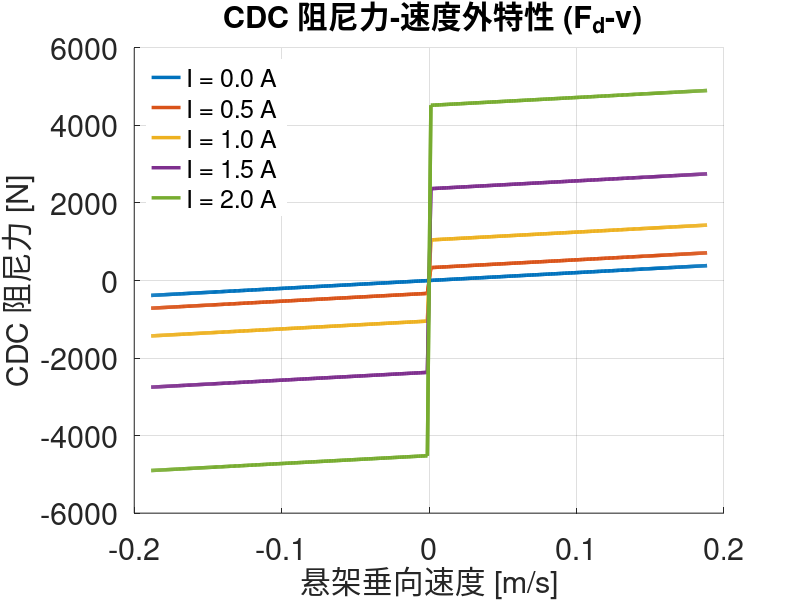
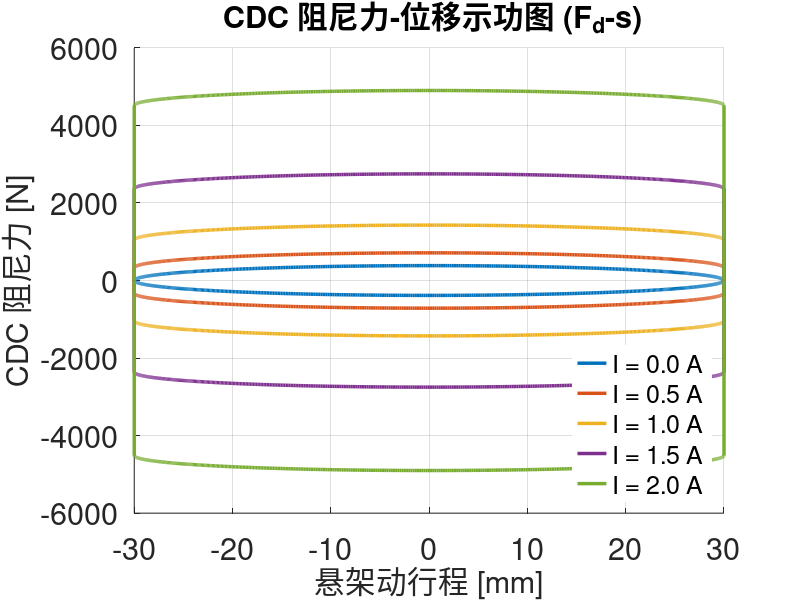
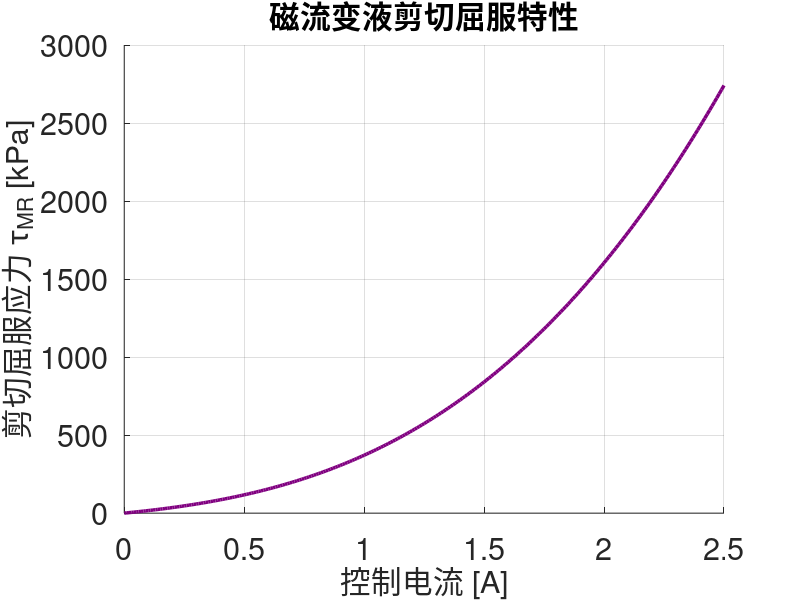
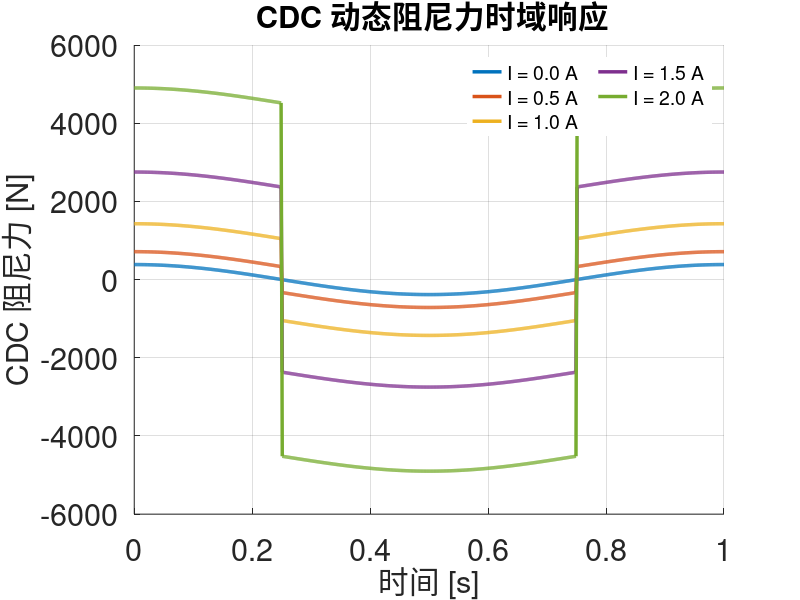

Reproduce these figures in MATLAB, in order.
% =========================================================================
% CDC 磁流变减震器：物理特性解析与力学建模分析
% =========================================================================
clc; clear; close all;

% 1. 导入您的 C++ 模型参数 (CDCSuspensionParams)
Eta_MR = 0.0197; L_MR = 0.4; Rd_MR = 0.076; Ap_MR = 0.00226708; Td_MR = 0.001;
C0 = 0.1; C1 = 0.15; C2 = 0.000116; C3 = 0.000000105;

% 计算基础粘性阻尼系数
Cvis_MR = (12 * Eta_MR * L_MR * Ap_MR^2) / (pi * Rd_MR * Td_MR^3);

% 2. 构造标准台架激励 (1Hz, ±30mm)
t = 0:0.001:1; % 单个完整周期 1秒
disp_m = 0.03 * sin(2*pi*t);
vel_ms = 0.03 * 2*pi * cos(2*pi*t);

% 为了避免符号函数 sign(v) 在0点突变导致画图不平滑，使用与您C++相近的过渡死区
sign_v = zeros(size(vel_ms));
sign_v(vel_ms > 0.001) = 1;
sign_v(vel_ms < -0.001) = -1;
idx = (vel_ms >= -0.001 & vel_ms <= 0.001);
sign_v(idx) = vel_ms(idx) / 0.001; % 线性过渡

% 3. 测试电流矩阵
I_list = [0, 0.5, 1.0, 1.5, 2.0];
colors = lines(length(I_list)); % 生成不同颜色

% --- 全局排版设置 ---
fs = 22; lw = 2.5;
fig_pos = [200, 200, 800, 600];

% =========================================================================
% 图 1: CDC 力-速度外特性 (F_d-v 曲线) - 减震器最重要的图
% =========================================================================
figure(1); set(gcf, 'position', fig_pos, 'color', 'white'); hold on; grid on;
for i = 1:length(I_list)
    I = I_list(i);
    H_MR = (2 * I) / (2 * Td_MR);
    Tau_MR = C0 + C1*H_MR + C2*(H_MR^2) + C3*(H_MR^3);
    MR_Force_Base = ((Ap_MR * 3 * L_MR * Tau_MR) / Td_MR) + (pi * Rd_MR * L_MR * Tau_MR);
    F_total = Cvis_MR * vel_ms + MR_Force_Base * sign_v;
    plot(vel_ms, F_total, 'Color', colors(i,:), 'LineWidth', lw, 'DisplayName', sprintf('I = %.1f A', I));
end
set(gca, 'FontSize', fs);
xlabel('悬架垂向速度 [m/s]', 'fontsize', fs); ylabel('CDC 阻尼力 [N]', 'fontsize', fs);
title(' CDC 阻尼力-速度外特性 (F_d-v)', 'fontsize', fs);
legend('fontsize', 18, 'Location', 'northwest', 'Box', 'off');

% =========================================================================
% 图 2: CDC 力-位移示功图 (F_d-s 曲线)
% =========================================================================
figure(2); set(gcf, 'position', fig_pos + [40, -40, 0, 0], 'color', 'white'); hold on; grid on;
for i = 1:length(I_list)
    I = I_list(i);
    H_MR = (2 * I) / (2 * Td_MR);
    Tau_MR = C0 + C1*H_MR + C2*(H_MR^2) + C3*(H_MR^3);
    MR_Force_Base = ((Ap_MR * 3 * L_MR * Tau_MR) / Td_MR) + (pi * Rd_MR * L_MR * Tau_MR);
    F_total = Cvis_MR * vel_ms + MR_Force_Base * sign_v;
    plot(disp_m*1000, F_total, 'Color', colors(i,:), 'LineWidth', lw, 'DisplayName', sprintf('I = %.1f A', I));
end
set(gca, 'FontSize', fs);
xlabel('悬架动行程 [mm]', 'fontsize', fs); ylabel('CDC 阻尼力 [N]', 'fontsize', fs);
title(' CDC 阻尼力-位移示功图 (F_d-s)', 'fontsize', fs);
legend('fontsize', 18, 'Location', 'southeast', 'Box', 'off');

% =========================================================================
% 图 3: 磁流变液剪切屈服非线性特性 (Tau-I 曲线)
% =========================================================================
figure(3); set(gcf, 'position', fig_pos + [80, -80, 0, 0], 'color', 'white'); hold on; grid on;
I_range = 0:0.01:2.5;
H_range = (2 * I_range) / (2 * Td_MR);
Tau_range = C0 + C1.*H_range + C2.*(H_range.^2) + C3.*(H_range.^3);
plot(I_range, Tau_range, 'Color', [0.5 0 0.5], 'LineWidth', lw);
set(gca, 'FontSize', fs);
xlabel('控制电流 [A]', 'fontsize', fs); ylabel('剪切屈服应力 \tau_{MR} [kPa]', 'fontsize', fs);
title('磁流变液剪切屈服特性', 'fontsize', fs);

% =========================================================================
% 图 4: CDC 时域动态响应波形 (F_d-t 曲线)
% =========================================================================
figure(4); set(gcf, 'position', fig_pos + [120, -120, 0, 0], 'color', 'white'); hold on; grid on;
for i = 1:length(I_list)
    I = I_list(i);
    H_MR = (2 * I) / (2 * Td_MR);
    Tau_MR = C0 + C1*H_MR + C2*(H_MR^2) + C3*(H_MR^3);
    MR_Force_Base = ((Ap_MR * 3 * L_MR * Tau_MR) / Td_MR) + (pi * Rd_MR * L_MR * Tau_MR);
    F_total = Cvis_MR * vel_ms + MR_Force_Base * sign_v;
    plot(t, F_total, 'Color', colors(i,:), 'LineWidth', lw, 'DisplayName', sprintf('I = %.1f A', I));
end
set(gca, 'FontSize', fs);
xlabel('时间 [s]', 'fontsize', fs); ylabel('CDC 阻尼力 [N]', 'fontsize', fs);
title(' CDC 动态阻尼力时域响应', 'fontsize', fs);
legend('fontsize', 14, 'Location', 'northeast', 'Box', 'off', 'NumColumns', 2);
